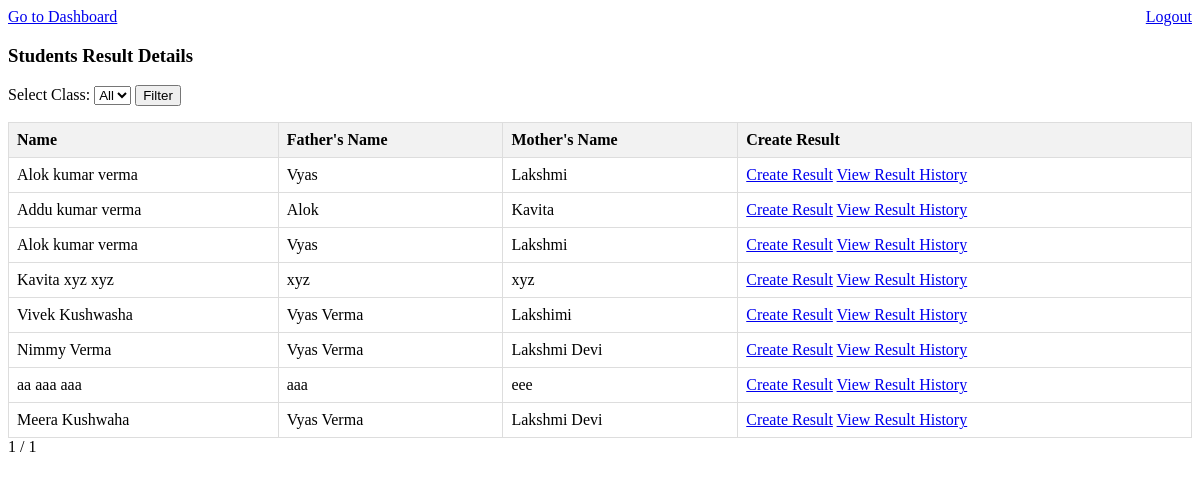
Page /students_result/ (signed in) on the committed database.
### admissions/models.py (models this page shows, shortened)
class Admission(models.Model):
    first_name = models.CharField(max_length=100)
    middle_name = models.CharField(max_length=100, blank=True)
    last_name = models.CharField(max_length=100, blank=True)
    father_name = models.CharField(max_length=100)
    mother_name = models.CharField(max_length=100)
    date_of_birth = models.DateField()
    aadhar_card = models.CharField(max_length=16)
    photo = models.ImageField(upload_to='photos/')
    previous_school = models.TextField()
    address = models.TextField()
    caste = models.CharField(max_length=50)
    admission_class = models.CharField(max_length=50)
    admission_date = models.DateField(auto_now_add=True)
    mobile_number = models.CharField(max_length=15)
    subjects = models.CharField(max_length=100, blank=True, null=True)

### students_result/views.py (the view)
# urls.py: path('', include('students_result.urls')),
@login_required
def students_result(request):
    class_choices = Admission.objects.values_list('admission_class', flat=True).distinct()
    selected_class = request.GET.get('class_filter')
    if selected_class:
        results = Admission.objects.filter(admission_class=selected_class)
    else:
        results = Admission.objects.all()
    page = request.GET.get('page')
    paginator = Paginator(results, 20)  # Display 10 students per page, you can adjust this number as needed
    results = paginator.get_page(page)
    for student in results:
        student.total_marks = calculate_total_marks(student)
    return render(request, 'students_result/students_result.html', {'results': results, 'class_choices': class_choices, 'selected_class': selected_class})

### students_result/views.py (called while the page is built)
def calculate_total_marks(student):
    results = Result.objects.filter(student=student)
    total_marks = sum(result.marks_obtained for result in results)
    return total_marks

### students_result/templates/students_result/students_result.html (shortened to what this page needs)
<a href="{% url 'dashboard' %}">Go to Dashboard</a>
<a href="{% url 'logout' %}" style="float: right;">Logout</a>
<h3> Students Result Details </h3>
<form method="get">
    <label for="class_filter">Select Class:</label>
    <select id="class_filter" name="class_filter">
        <option value="">All</option>
    </select>
    <button type="submit">Filter</button>
</form>
<table class="student-table">
    <thead>
        <tr>
            <th>Name</th>
            <th>Father's Name</th>
            <th>Mother's Name</th>
            <th>Create Result</th>
        </tr>
    </thead>
    <tbody>
        {% for student in results %}
            <tr>
                <td>{{ student.first_name }} {{student.middle_name}} {{ student.last_name }}</td>
                <td>{{ student.father_name }}</td>
                <td>{{ student.mother_name }}</td>
                <td>
                    <a href="{% url 'create_result' student.id %}" class="create-result-button">Create Result</a>
                    <a href="{% url 'result_history' student.id %}" class="result-history-button">View Result History</a>
                </td>
            </tr>
        {% empty %}
            <tr>
                <td colspan="6">No results found.</td>
            </tr>
        {% endfor %}
    </tbody>
</table>
<div class="pagination">
    <span class="step-links">
        <span class="current-page">{{ results.number }} / {{ results.paginator.num_pages }}</span>
    </span>
</div>

### students_result/templates/students_result/students_result.html (style rules this page uses)
.student-table { width: 100%; border-collapse: collapse; }
.student-table th, .student-table td { border: 1px solid #dddddd; padding: 8px; text-align: left; }
.student-table th { background-color: #f2f2f2; }

### rows in the picture
Admission: first_name "Alok", middle_name "kumar", last_name "verma", father_name "Vyas", mother_name "Lakshmi"
Admission: first_name "Addu", middle_name "kumar", last_name "verma", father_name "Alok", mother_name "Kavita"
Admission: first_name "Alok", middle_name "kumar", last_name "verma", father_name "Vyas", mother_name "Lakshmi"
Admission: first_name "Kavita", middle_name "xyz", last_name "xyz", father_name "xyz", mother_name "xyz"
Admission: first_name "Vivek", middle_name "Kushwasha", father_name "Vyas Verma", mother_name "Lakshimi"
Admission: first_name "Nimmy", last_name "Verma", father_name "Vyas Verma", mother_name "Lakshmi Devi"
Admission: first_name "aa", middle_name "aaa", last_name "aaa", father_name "aaa", mother_name "eee"
Admission: first_name "Meera", last_name "Kushwaha", father_name "Vyas Verma", mother_name "Lakshmi Devi"

### other values in the picture
{{ results.number }} "1"
{{ results.paginator.num_pages }} "1"
